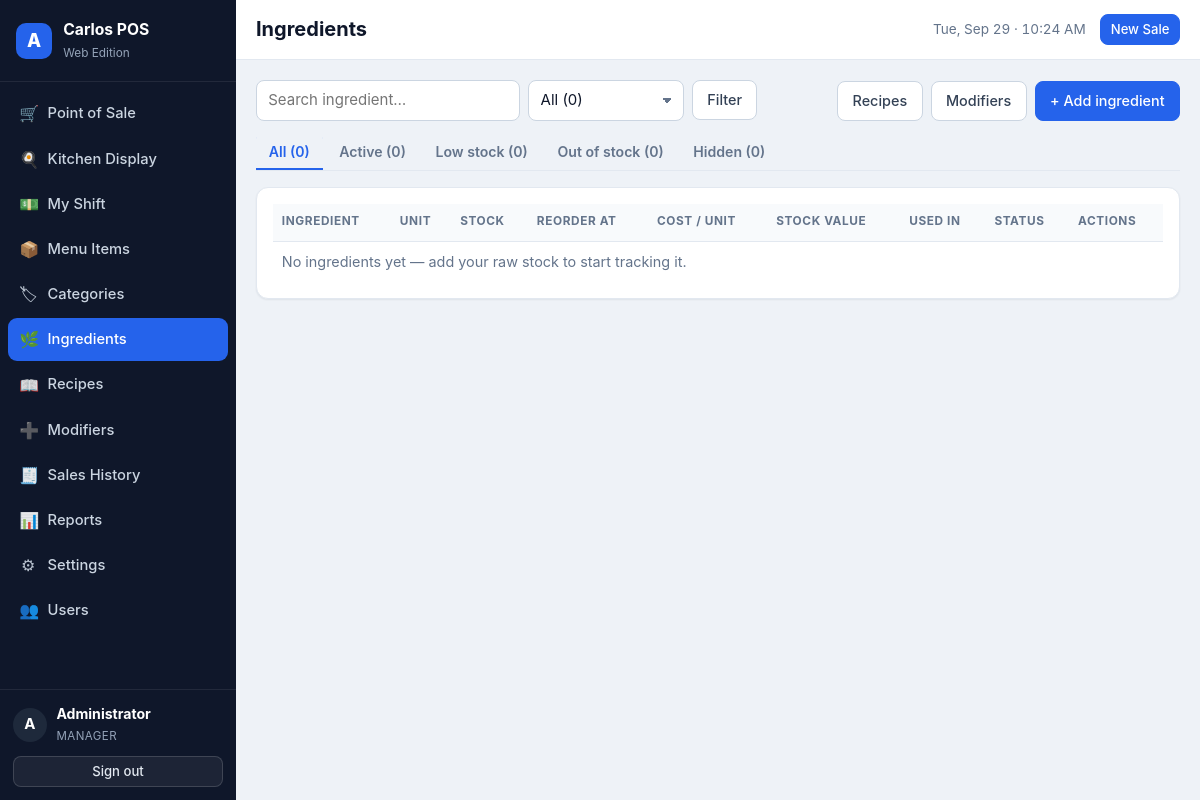
/index.php?page=inventory (signed in), run on an earlier commit of the app's database.
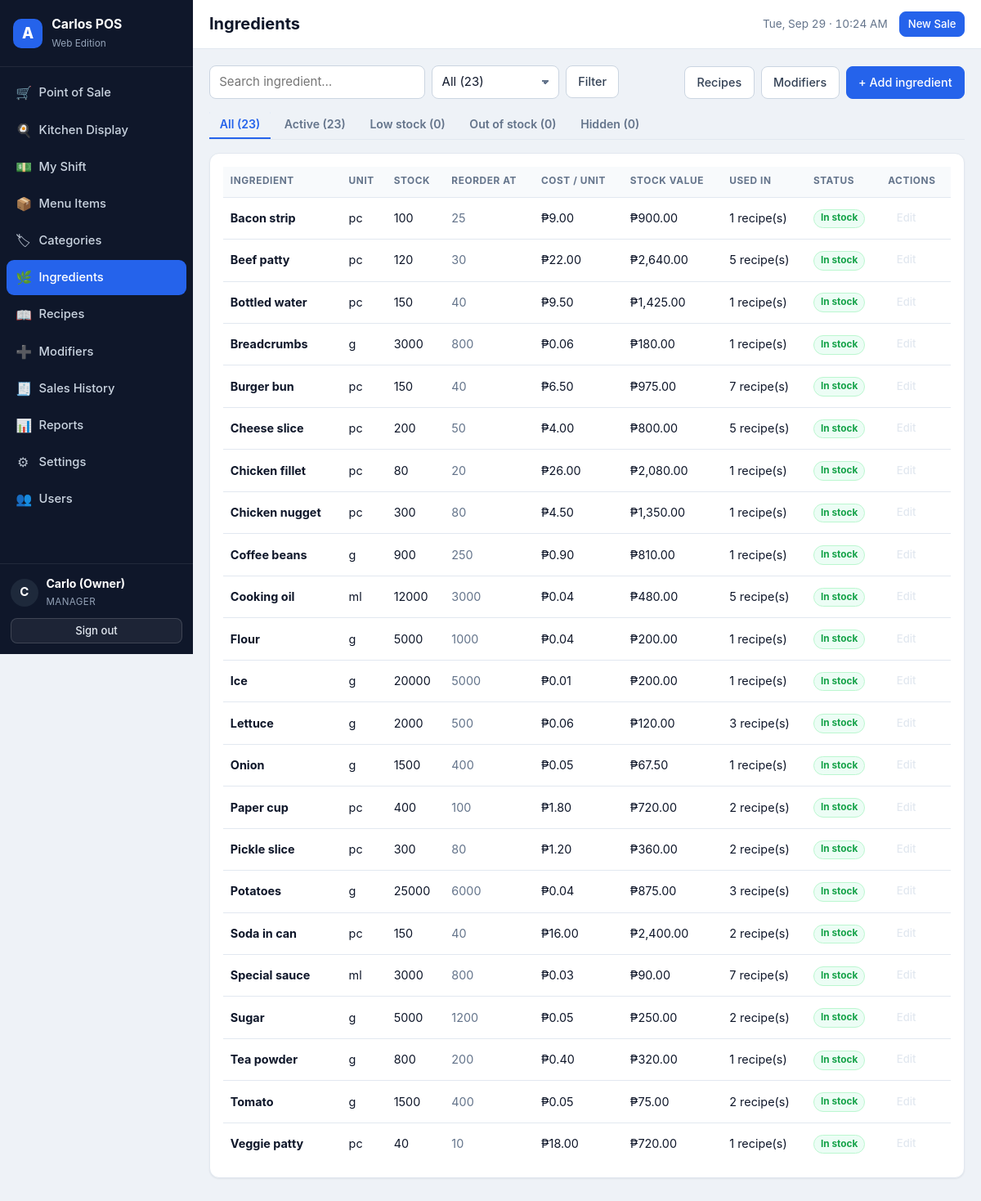
And on a later commit of the database.
### tables this page shows
CREATE TABLE IF NOT EXISTS `users` (
  `id`            INT UNSIGNED NOT NULL AUTO_INCREMENT,
  `name`          VARCHAR(100) NOT NULL,
  `username`      VARCHAR(50)  NOT NULL,
  `password_hash` VARCHAR(255) NOT NULL,
  `role`          ENUM('admin','cashier') NOT NULL DEFAULT 'cashier',
  `active`        TINYINT(1)   NOT NULL DEFAULT 1,
  `last_login`    DATETIME NULL DEFAULT NULL,
  `created_at`    DATETIME NOT NULL DEFAULT CURRENT_TIMESTAMP,
  PRIMARY KEY (`id`),
  UNIQUE KEY `uq_users_username` (`username`)
);

CREATE TABLE IF NOT EXISTS `ingredients` (
  `id`            INT UNSIGNED NOT NULL AUTO_INCREMENT,
  `name`          VARCHAR(120) NOT NULL,
  `unit`          VARCHAR(20)  NOT NULL DEFAULT 'g',
  `stock_qty`     DECIMAL(12,3) NOT NULL DEFAULT 0.000,
  `reorder_level` DECIMAL(12,3) NOT NULL DEFAULT 0.000,
  `cost_per_unit` DECIMAL(12,4) NOT NULL DEFAULT 0.0000,
  `active`        TINYINT(1)   NOT NULL DEFAULT 1,
  `created_at`    DATETIME NOT NULL DEFAULT CURRENT_TIMESTAMP,
  `updated_at`    DATETIME NULL DEFAULT NULL ON UPDATE CURRENT_TIMESTAMP,
  PRIMARY KEY (`id`),
  UNIQUE KEY `uq_ingredients_name` (`name`)
);

### app/helpers.php (called while the page is built, shortened)
<?php
function e($value)
{
    return htmlspecialchars((string) $value, ENT_QUOTES | ENT_SUBSTITUTE, 'UTF-8');
}
function base_url($path = '')
{
    static $base = null;
    if ($base === null) {
        if (BASE_URL !== '') {
            $base = rtrim(BASE_URL, '/');
        } else {
            $script = $_SERVER['SCRIPT_NAME'] ?? '/index.php';
            $dir    = str_replace('\\', '/', dirname($script));
            $base   = ($dir === '/' || $dir === '.') ? '' : rtrim($dir, '/');
        }
    }
    return $base . '/' . ltrim((string) $path, '/');
}
function asset($path)
{
    return base_url('assets/' . ltrim($path, '/'));
}
function is_post()
{
    return ($_SERVER['REQUEST_METHOD'] ?? 'GET') === 'POST';
}
function get($key, $default = '')
{
    return isset($_GET[$key]) ? (is_string($_GET[$key]) ? trim($_GET[$key]) : $_GET[$key]) : $default;
}
function is_logged_in()
{
    return !empty($_SESSION['user_id']);
}
function current_user()
{
    static $user = false;
    if ($user === false) {
        $user = null;
        if (is_logged_in()) {
            $user = db_one('SELECT id, name, username, role, active FROM users WHERE id = ? AND active = 1',
                           [(int) $_SESSION['user_id']]);
        }
    }
    return $user;
}
function require_login()
{
    current_user();
}
function require_admin()
{
    require_login();
}
function money($amount, $withSymbol = true)
{
    $dp      = (int) setting('decimal_places', '2');
    $symbol  = setting('currency_symbol', '₱');
    $number  = number_format((float) $amount, $dp, '.', ',');
    return setting('currency_position', 'before') === 'before'
        ? $symbol . $number
        : $number . ' ' . $symbol;
}
function initial($name)
{
    $name = trim((string) $name);
    return function_exists('mb_substr')
        ? mb_strtoupper(mb_substr($name, 0, 1))
        : strtoupper(substr($name, 0, 1));
}
function fmt_qty($qty)
{
    return rtrim(rtrim(number_format((float) $qty, 3, '.', ''), '0'), '.');
}
function setting($key, $default = '')
{
    global $APP_SETTINGS;
    return $APP_SETTINGS[$key];
}
function paginate($total, $perPage, $currentPage, $baseQuery = [])
{
    $pages = max(1, (int) ceil($total / max(1, $perPage)));
    $page  = min(max(1, (int) $currentPage), $pages);
    return [
        'total'   => (int) $total,
        'perPage' => (int) $perPage,
        'pages'   => $pages,
        'page'    => $page,
        'offset'  => ($page - 1) * $perPage,
        'from'    => $total ? ($page - 1) * $perPage + 1 : 0,
        'to'      => min($total, $page * $perPage),
    ];
}
function role_label($role)
{
    return $role === 'admin' ? 'Manager' : 'Cashier';
}

### app/controllers/inventory.php (called while the page is built, shortened)
<?php
function ingredients_controller()
{
    $action = get('action', 'list');
    $q       = (string) get('q', '');
    $status  = (string) get('status', 'all');
    $pageNum = (int) get('p', 1);
    $where  = ['1=1'];
    $params = [];
    $whereSql = implode(' AND ', $where);
    $total = (int) db_val("SELECT COUNT(*) FROM ingredients i WHERE $whereSql", $params);
    $pager = paginate($total, 25, $pageNum);
    $rows = db_all(
        "SELECT i.*,
                (SELECT COUNT(*) FROM product_ingredients pi WHERE pi.ingredient_id = i.id) AS used_in
           FROM ingredients i
          WHERE $whereSql
          ORDER BY i.name
          LIMIT {$pager['perPage']} OFFSET {$pager['offset']}",
        $params
    );
    $counts = [
        'all'      => (int) db_val('SELECT COUNT(*) FROM ingredients'),
        'active'   => (int) db_val('SELECT COUNT(*) FROM ingredients WHERE active = 1'),
        'low'      => (int) db_val('SELECT COUNT(*) FROM ingredients WHERE active = 1 AND stock_qty > 0 AND stock_qty <= reorder_level'),
        'out'      => (int) db_val('SELECT COUNT(*) FROM ingredients WHERE active = 1 AND stock_qty <= 0'),
        'inactive' => (int) db_val('SELECT COUNT(*) FROM ingredients WHERE active = 0'),
    ];
    $edit = null;
    return [
        'title'      => 'Ingredients',
        'rows'       => $rows,
        'pager'      => $pager,
        'counts'     => $counts,
        'q'          => $q,
        'status'     => $status,
        'edit'       => $edit,
        'lowCount'   => $counts['low'] + $counts['out'],
        'movements'  => $edit ? db_all(
            'SELECT * FROM stock_movements WHERE ingredient_id = ? ORDER BY id DESC LIMIT 10',
            [$edit['id']]
        ) : [],
    ];
}

### app/db.php (called while the page is built, shortened)
<?php
function db()
{
    static $pdo = null;
    if ($pdo === null) {
        $dsn = 'mysql:host=' . DB_HOST . ';dbname=' . DB_NAME . ';charset=' . DB_CHARSET;
        $pdo = new PDO($dsn, DB_USER, DB_PASS, [
            PDO::ATTR_ERRMODE            => PDO::ERRMODE_EXCEPTION,
            PDO::ATTR_DEFAULT_FETCH_MODE => PDO::FETCH_ASSOC,
            PDO::ATTR_EMULATE_PREPARES   => false,
        ]);
    }
    return $pdo;
}
function db_all($sql, $params = [])
{
    $st = db()->prepare($sql);
    $st->execute($params);
    return $st->fetchAll();
}
function db_one($sql, $params = [])
{
    $st = db()->prepare($sql);
    $st->execute($params);
    $row = $st->fetch();
    return $row === false ? null : $row;
}
function db_val($sql, $params = [])
{
    $row = db_one($sql, $params);
    return $row === null ? null : array_values($row)[0];
}

### app/views/ingredients.php (the view, shortened to what this page needs)
<?php
$rows   = $data['rows'];
$counts = $data['counts'];
$tabs = [
    'all'      => 'All (' . $counts['all'] . ')',
    'active'   => 'Active (' . $counts['active'] . ')',
    'low'      => 'Low stock (' . $counts['low'] . ')',
    'out'      => 'Out of stock (' . $counts['out'] . ')',
    'inactive' => 'Hidden (' . $counts['inactive'] . ')',
];
?>
<div class="page-actions">
  <form class="filters" method="get" action="<?= e(base_url('index.php')) ?>">
    <input type="text" name="q" class="input" placeholder="Search ingredient…" value="<?= e($data['q']) ?>">
    <select name="status" class="input">
      <?php foreach ($tabs as $k => $label): ?>
        <option value="<?= e($k) ?>" <?= $data['status'] === $k ? 'selected' : '' ?>><?= e($label) ?></option>
      <?php endforeach; ?>
    </select>
    <button class="btn btn-ghost" type="submit">Filter</button>
  </form>
  <div class="inline-form">
    <a class="btn btn-ghost" href="<?= e(base_url('index.php?page=recipes')) ?>">Recipes</a>
    <a class="btn btn-ghost" href="<?= e(base_url('index.php?page=modifiers')) ?>">Modifiers</a>
    <a class="btn btn-primary" href="<?= e(base_url('index.php?page=inventory&action=add')) ?>">+ Add ingredient</a>
  </div>
</div>
<div class="tabs">
  <?php foreach ($tabs as $k => $label): ?>
    <a class="tab<?= $data['status'] === $k ? ' active' : '' ?>"
       href="<?= e(base_url('index.php?page=inventory&status=' . $k . '&q=' . urlencode($data['q']))) ?>"><?= e($label) ?></a>
  <?php endforeach; ?>
</div>
<div class="card">
  <div class="table-wrap">
    <table class="table">
      <thead>
        <tr>
          <th>Ingredient</th><th>Unit</th>
          <th class="right">Stock</th><th class="right">Reorder at</th>
          <th class="right">Cost / unit</th><th class="right">Stock value</th>
          <th>Used in</th><th>Status</th><th class="right">Actions</th>
        </tr>
      </thead>
      <tbody>
      <?php if (!$rows): ?>
        <tr><td colspan="9" class="empty">No ingredients yet — add your raw stock to start tracking it.</td></tr>
      <?php endif; ?>
      <?php foreach ($rows as $r): ?>
        <?php
          $stock = (float) $r['stock_qty'];
          $state = $stock <= 0 ? 'out' : ($stock <= (float) $r['reorder_level'] ? 'low' : 'ok');
        ?>
        <tr>
          <td><strong><?= e($r['name']) ?></strong></td>
          <td><?= e($r['unit']) ?></td>
          <td class="right"><?= e(fmt_qty($stock)) ?></td>
          <td class="right muted"><?= e(fmt_qty($r['reorder_level'])) ?></td>
          <td class="right"><?= e(money($r['cost_per_unit'])) ?></td>
          <td class="right"><?= e(money($stock * (float) $r['cost_per_unit'])) ?></td>
          <td><?= e($r['used_in']) ?> recipe(s)</td>
          <td>
            <?php if (!$r['active']): ?>
              <span class="pill pill-muted">Hidden</span>
            <?php else: ?>
              <span class="pill pill-<?= e($state) ?>"><?= $state === 'out' ? 'Out of stock' : ($state === 'low' ? 'Low: ' . fmt_qty($stock) : 'In stock') ?></span>
            <?php endif; ?>
          </td>
          <td class="right">
            <a class="btn btn-sm btn-ghost" href="<?= e(base_url('index.php?page=inventory&action=edit&id=' . $r['id'])) ?>">Edit</a>
          </td>
        </tr>
      <?php endforeach; ?>
      </tbody>
    </table>
  </div>
</div>

### app/views/layout/header.php (shortened to what this page needs)
<?php
$user     = $layout === 'app' ? current_user() : null;
$title    = $data['title'] ?? ucfirst($page ?? 'POS');
$navItems = [
    'pos'        => ['Point of Sale',   'cart',    'user'],
    'kitchen'    => ['Kitchen Display', 'kitchen', 'user'],
    'shifts'     => ['My Shift',        'drawer',  'user'],
    'products'   => ['Menu Items',      'box',     'admin'],
    'categories' => ['Categories',      'tag',     'admin'],
    'inventory'  => ['Ingredients',     'leaf',    'admin'],
    'recipes'    => ['Recipes',         'recipe',  'admin'],
    'modifiers'  => ['Modifiers',       'plus',    'admin'],
    'sales'      => ['Sales History',   'receipt', 'admin'],
    'reports'    => ['Reports',         'chart',   'admin'],
    'settings'   => ['Settings',        'gear',    'user'],
    'users'      => ['Users',           'users',   'admin'],
];
?>
<!DOCTYPE html>
<html lang="en">
<head>
<link rel="stylesheet" href="<?= e(asset('css/app.css')) ?>">
</head>
<body class="layout-<?= e($layout) ?><?= $page === 'pos' ? ' page-pos' : '' ?>">
<?php if ($layout === 'app'): ?>
<div class="app-shell">
  <aside class="sidebar" id="sidebar">
    <div class="brand">
      <div class="brand-mark">A</div>
      <div class="brand-text">
        <strong>Carlos POS</strong>
        <span>Web Edition</span>
      </div>
    </div>
    <nav class="nav">
      <?php foreach ($navItems as $key => [$label, $icon, $required]): ?>
        <a class="nav-link<?= $page === $key ? ' active' : '' ?>" href="<?= e(base_url('index.php?page=' . $key)) ?>">
          <span class="ico ico-<?= e($icon) ?>" aria-hidden="true"></span>
          <span class="nav-label"><?= e($label) ?></span>
        </a>
      <?php endforeach; ?>
    </nav>
    <div class="sidebar-foot">
      <div class="who">
        <div class="avatar"><?= e(initial($user['name'])) ?></div>
        <div>
          <strong><?= e($user['name']) ?></strong>
          <span class="role"><?= e(role_label($user['role'])) ?></span>
        </div>
      </div>
      <a class="btn btn-ghost btn-sm" href="<?= e(base_url('index.php?page=logout')) ?>">Sign out</a>
    </div>
  </aside>
  <div class="main">
    <header class="topbar">
      <div class="topbar-title">
        <h1><?= e($title) ?></h1>
      </div>
      <div class="topbar-meta">
        <span class="clock" id="clock"><?= e(date('D, M d · h:i A')) ?></span>
        <a class="btn btn-primary btn-sm" href="<?= e(base_url('index.php?page=pos')) ?>">New Sale</a>
      </div>
    </header>
    <main class="content">
<?php endif; ?>

### index.php (shortened to what this page needs)
<?php
$routes = [
    'login'      => ['auth',      'login',      'public'],
    'logout'     => ['auth',      'logout',     'public'],
    'pos'        => ['pos',       'pos',        'user'],
    'kitchen'    => ['kitchen',   'kitchen',    'user'],
    'shifts'     => ['shifts',    'shifts',     'user'],
    'sale'       => ['sales',     'sale_view',  'user'],
    'settings'   => ['settings',  'settings',   'user'],
    'products'   => ['products',  'products',   'admin'],
    'categories' => ['products',  'categories', 'admin'],
    'inventory'  => ['inventory', 'ingredients','admin'],
    'recipes'    => ['inventory', 'recipes',    'admin'],
    'modifiers'  => ['inventory', 'modifiers',  'admin'],
    'sales'      => ['sales',     'sales',      'admin'],
    'reports'    => ['reports',   'reports',    'admin'],
    'users'      => ['settings',  'users',      'admin'],
];
$page = get('page', 'pos');
if (!isset($routes[$page])) {
    http_response_code(404);
    $page = '404';
    [$controllerFile, $action] = ['errors', 'not_found'];
} else {
    [$controllerFile, $action] = $routes[$page];
}
if ($routes[$page][2] === 'admin') {
    require_admin();
} elseif ($routes[$page][2] === 'user') {
    require_login();
}
$handler = $action . '_controller';
$data = $handler();
$layout   = ($action === 'login') ? 'blank' : 'app';
$viewFile = __DIR__ . '/app/views/' . $action . '.php';
require __DIR__ . '/app/views/layout/header.php';
if (file_exists($viewFile)) {
    require $viewFile;
} else {
    echo '<div class="card"><p>View "' . e($action) . '" is missing.</p></div>';
}
require __DIR__ . '/app/views/layout/footer.php';

### app/views/layout/footer.php (shortened to what this page needs)
<?php if ($layout === 'app'): ?>
    </main>
  </div>
</div>
<?php else: ?>
  </div>
<?php endif; ?>
</body>
</html>

What changed in the data, as far as the page shows it:
changed users "MANAGER": name "A" → "C"; name "Administrator" → "Carlo (Owner)"
added ingredients: name "Bacon strip", unit "pc", stock_qty "100", reorder_level "25", cost_per_unit "₱9.00", money($stock * (float) $r['cost_per_unit']) "₱900.00", used_in "1", shows "In stock"
added ingredients: name "Beef patty", unit "pc", stock_qty "120", reorder_level "30", cost_per_unit "₱22.00", money($stock * (float) $r['cost_per_unit']) "₱2,640.00", used_in "5", shows "In stock"
added ingredients: name "Bottled water", unit "pc", stock_qty "150", reorder_level "40", cost_per_unit "₱9.50", money($stock * (float) $r['cost_per_unit']) "₱1,425.00", used_in "1", shows "In stock"
added ingredients: name "Breadcrumbs", unit "g", stock_qty "3000", reorder_level "800", cost_per_unit "₱0.06", money($stock * (float) $r['cost_per_unit']) "₱180.00", used_in "1", shows "In stock"
added ingredients: name "Burger bun", unit "pc", stock_qty "150", reorder_level "40", cost_per_unit "₱6.50", money($stock * (float) $r['cost_per_unit']) "₱975.00", used_in "7", shows "In stock"
added ingredients: name "Cheese slice", unit "pc", stock_qty "200", reorder_level "50", cost_per_unit "₱4.00", money($stock * (float) $r['cost_per_unit']) "₱800.00", used_in "5", shows "In stock"
added ingredients: name "Chicken fillet", unit "pc", stock_qty "80", reorder_level "20", cost_per_unit "₱26.00", money($stock * (float) $r['cost_per_unit']) "₱2,080.00", used_in "1", shows "In stock"
added ingredients: name "Chicken nugget", unit "pc", stock_qty "300", reorder_level "80", cost_per_unit "₱4.50", money($stock * (float) $r['cost_per_unit']) "₱1,350.00", used_in "1", shows "In stock"
added ingredients: name "Coffee beans", unit "g", stock_qty "900", reorder_level "250", cost_per_unit "₱0.90", money($stock * (float) $r['cost_per_unit']) "₱810.00", used_in "1", shows "In stock"
added ingredients: name "Cooking oil", unit "ml", stock_qty "12000", reorder_level "3000", cost_per_unit "₱0.04", money($stock * (float) $r['cost_per_unit']) "₱480.00", used_in "5", shows "In stock"
added ingredients: name "Flour", unit "g", stock_qty "5000", reorder_level "1000", cost_per_unit "₱0.04", money($stock * (float) $r['cost_per_unit']) "₱200.00", used_in "1", shows "In stock"
added ingredients: name "Ice", unit "g", stock_qty "20000", reorder_level "5000", cost_per_unit "₱0.01", money($stock * (float) $r['cost_per_unit']) "₱200.00", used_in "1", shows "In stock"
added ingredients: name "Lettuce", unit "g", stock_qty "2000", reorder_level "500", cost_per_unit "₱0.06", money($stock * (float) $r['cost_per_unit']) "₱120.00", used_in "3", shows "In stock"
added ingredients: name "Onion", unit "g", stock_qty "1500", reorder_level "400", cost_per_unit "₱0.05", money($stock * (float) $r['cost_per_unit']) "₱67.50", used_in "1", shows "In stock"
added ingredients: name "Paper cup", unit "pc", stock_qty "400", reorder_level "100", cost_per_unit "₱1.80", money($stock * (float) $r['cost_per_unit']) "₱720.00", used_in "2", shows "In stock"
added ingredients: name "Pickle slice", unit "pc", stock_qty "300", reorder_level "80", cost_per_unit "₱1.20", money($stock * (float) $r['cost_per_unit']) "₱360.00", used_in "2", shows "In stock"
added ingredients: name "Potatoes", unit "g", stock_qty "25000", reorder_level "6000", cost_per_unit "₱0.04", money($stock * (float) $r['cost_per_unit']) "₱875.00", used_in "3", shows "In stock"
added ingredients: name "Soda in can", unit "pc", stock_qty "150", reorder_level "40", cost_per_unit "₱16.00", money($stock * (float) $r['cost_per_unit']) "₱2,400.00", used_in "2", shows "In stock"
added ingredients: name "Special sauce", unit "ml", stock_qty "3000", reorder_level "800", cost_per_unit "₱0.03", money($stock * (float) $r['cost_per_unit']) "₱90.00", used_in "7", shows "In stock"
added ingredients: name "Sugar", unit "g", stock_qty "5000", reorder_level "1200", cost_per_unit "₱0.05", money($stock * (float) $r['cost_per_unit']) "₱250.00", used_in "2", shows "In stock"
added ingredients: name "Tea powder", unit "g", stock_qty "800", reorder_level "200", cost_per_unit "₱0.40", money($stock * (float) $r['cost_per_unit']) "₱320.00", used_in "1", shows "In stock"
added ingredients: name "Tomato", unit "g", stock_qty "1500", reorder_level "400", cost_per_unit "₱0.05", money($stock * (float) $r['cost_per_unit']) "₱75.00", used_in "2", shows "In stock"
added ingredients: name "Veggie patty", unit "pc", stock_qty "40", reorder_level "10", cost_per_unit "₱18.00", money($stock * (float) $r['cost_per_unit']) "₱720.00", used_in "1", shows "In stock"
Also different on the page:
form field status: "All (0)" → "All (23)"
new list line: "All (23)"
new list line: "Active (23)"
list line gone: "All (0)"
list line gone: "Active (0)"
text no longer shown: "No ingredients yet — add your raw stock to start tracking it."
